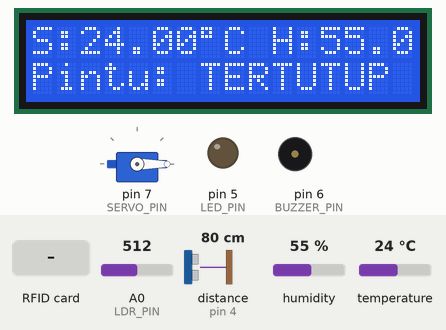
This sketch was run on a simulated Arduino Uno, built with avr-gcc and run on an emulated ATmega328P. Parts: servo, 16×2 character LCD, output pins drawn as LEDs (lit = HIGH), buzzer (waves = sounding, pin HIGH). Wiring (inferred from the names in the program): ultrasonic range finder: trigger pin 3; echo pin 4. Inputs (shaded band) come from the test bench; at power-on: temperature 24 °C, A0 (LDR_PIN) = 512, distance to the obstacle (sensor on pin 4) 80 cm, humidity 55 %. The echo pulse lasts 58.3 µs per cm; pins used as bus, display or sensor lines are not drawn; what the sketch prints to the serial monitor is not drawn.

Above: at 3.3 s.
3.4 s: RFID card DE AD BE EF held to the reader
At 4.7 s:
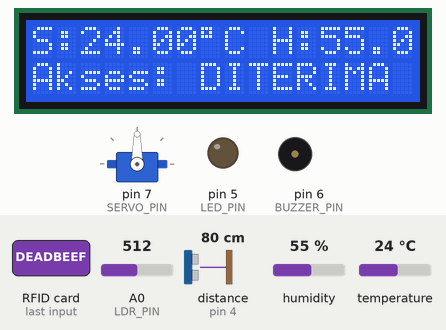
9.6 s: RFID card 5E 7A 19 C4 held to the reader
At 12.3 s:
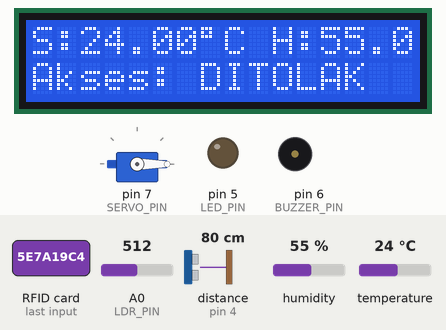
14.0 s: temperature set to 3 °C
At 15.8 s:
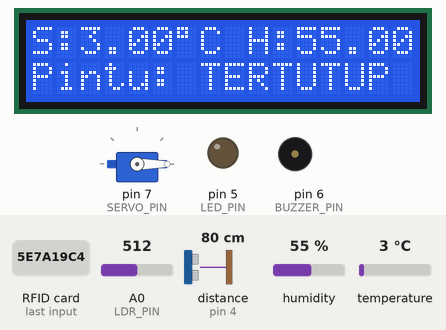
16.1 s: RFID card DE AD BE EF held to the reader
At 17.7 s:
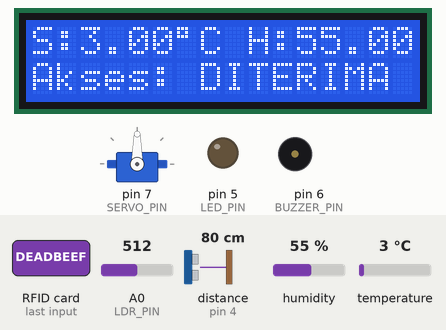
22.3 s: RFID card 5E 7A 19 C4 held to the reader
At 24.9 s:
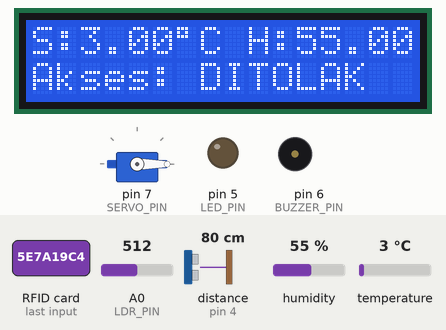
26.6 s: A0 (LDR_PIN) set to 491
At 28.0 s:
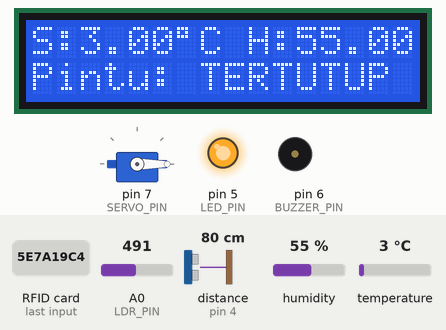
Timing chart, 0 to 29.6 s (numbered marks = the images above; inputs shaded):
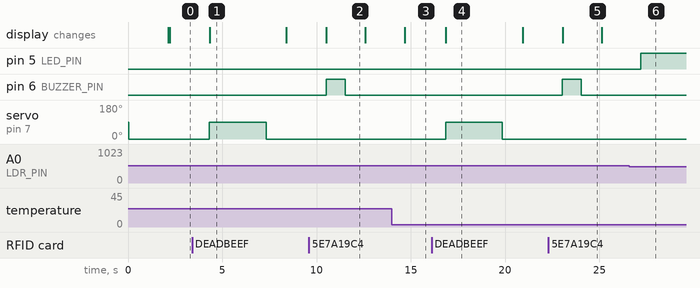

The sketch:

SmarthomeRFID.ino
```cpp
#include <DHT.h>
#include <Servo.h>
#include <SPI.h>
#include <MFRC522.h>
#include <Wire.h>
#include <LiquidCrystal_I2C.h>

// === Pin Setup ===
#define DHTPIN 2
#define DHTTYPE DHT22
#define LDR_PIN A0
#define TRIG_PIN 3
#define ECHO_PIN 4
#define LED_PIN 5
#define BUZZER_PIN 6
#define SERVO_PIN 7
#define SS_PIN 10
#define RST_PIN 9

DHT dht(DHTPIN, DHTTYPE);
Servo myServo;
MFRC522 rfid(SS_PIN, RST_PIN);
LiquidCrystal_I2C lcd(0x27, 16, 2);

// UID yang diizinkan
byte authorizedUID[4] = {0xDE, 0xAD, 0xBE, 0xEF};

void setup() {
  Serial.begin(9600);
  dht.begin();
  myServo.attach(SERVO_PIN);
  SPI.begin();
  rfid.PCD_Init();

  pinMode(LDR_PIN, INPUT);
  pinMode(TRIG_PIN, OUTPUT);
  pinMode(ECHO_PIN, INPUT);
  pinMode(LED_PIN, OUTPUT);
  pinMode(BUZZER_PIN, OUTPUT);
  myServo.write(0); // Pintu awal tertutup

  lcd.begin(16, 2);
  lcd.backlight();
  lcd.print("Smart Home Ready");
  delay(2000);
  lcd.clear();
}

void loop() {
  // === DHT11 Sensor ===
  float h = dht.readHumidity();
  float t = dht.readTemperature();

  // Tampilkan ke Serial Monitor
  Serial.print("Suhu: "); Serial.print(t); Serial.print(" C | ");
  Serial.print("Kelembaban: "); Serial.println(h);

  // === LDR Sensor ===
  int ldrValue = analogRead(LDR_PIN);
  Serial.print("LDR: "); Serial.println(ldrValue);

  if (ldrValue < 500) {
    digitalWrite(LED_PIN, HIGH); // Nyalakan lampu jika gelap
  } else {
    digitalWrite(LED_PIN, LOW);
  }

  // === Ultrasonic Sensor ===
  digitalWrite(TRIG_PIN, LOW);
  delayMicroseconds(2);
  digitalWrite(TRIG_PIN, HIGH);
  delayMicroseconds(10);
  digitalWrite(TRIG_PIN, LOW);
  long duration = pulseIn(ECHO_PIN, HIGH);
  float distance = duration * 0.034 / 2;
  Serial.print("Jarak: "); Serial.print(distance); Serial.println(" cm");

  // === Tampilkan ke LCD (Baris 1) ===
  lcd.setCursor(0, 0);
  lcd.print("S:");
  lcd.print(t);
  lcd.print((char)223);
  lcd.print("C ");
  lcd.print("H:");
  lcd.print(h);
  lcd.print("%");

  // === RFID ===
  if (rfid.PICC_IsNewCardPresent() && rfid.PICC_ReadCardSerial()) {
    Serial.print("UID terdeteksi: ");
    bool authorized = true;
    for (byte i = 0; i < 4; i++) {
      Serial.print(rfid.uid.uidByte[i], HEX);
      if (rfid.uid.uidByte[i] != authorizedUID[i]) {
        authorized = false;
      }
    }
    Serial.println();

    if (authorized) {
      Serial.println("Akses DITERIMA");
      digitalWrite(BUZZER_PIN, LOW);
      myServo.write(90); // Buka pintu
      lcd.setCursor(0, 1);
      lcd.print("Akses: DITERIMA ");
      delay(3000);
      myServo.write(0); // Tutup kembali
    } else {
      Serial.println("Akses DITOLAK");
      digitalWrite(BUZZER_PIN, HIGH);
      lcd.setCursor(0, 1);
      lcd.print("Akses: DITOLAK  ");
      delay(1000);
      digitalWrite(BUZZER_PIN, LOW);
    }

    rfid.PICC_HaltA();
    rfid.PCD_StopCrypto1();
  } else {
    // Tidak ada kartu RFID → tampilkan status pintu
    lcd.setCursor(0, 1);
    lcd.print("Pintu: TERTUTUP ");
  }

  delay(1000);
}
```

Measured:
- the behaviour switches between 500 and 499 on A0 (LDR_PIN) (found by bisection; images 5 and 6)
- after the input at 3.4 s, servo on pin 7 (SERVO_PIN): 0° → 90° after 0.92 s, → 0° 3.0 s later; the display: changes after 0.93 s (image 1)
- after the input at 9.6 s, pin 6 (BUZZER_PIN): LOW → HIGH after 0.91 s, → LOW 1.0 s later; the display: changes after 0.93 s (image 2)
- after the input at 14.0 s, the display: changes after 0.69 s (image 3)
- after the input at 16.1 s, servo on pin 7 (SERVO_PIN): 0° → 90° after 0.74 s, → 0° 3.0 s later; the display: changes after 0.76 s (image 4)
- after the input at 22.3 s, pin 6 (BUZZER_PIN): LOW → HIGH after 0.74 s, → LOW 1.0 s later; the display: changes after 0.75 s (image 5)
- after the input at 26.6 s, pin 5 (LED_PIN): LOW → HIGH after 0.59 s
